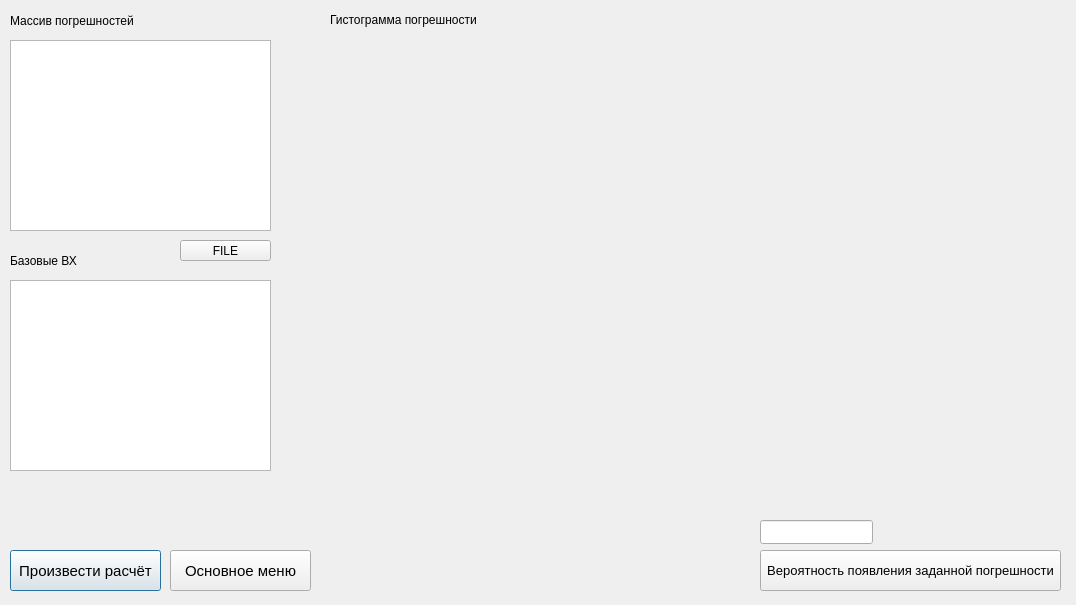
<?xml version="1.0" encoding="UTF-8"?>
<ui version="4.0">
 <class>one_sample</class>
 <widget class="QDialog" name="one_sample">
  <property name="geometry">
   <rect>
    <x>0</x>
    <y>0</y>
    <width>1076</width>
    <height>605</height>
   </rect>
  </property>
  <property name="windowTitle">
   <string>OneSample</string>
  </property>
  <widget class="QPushButton" name="pushButton">
   <property name="geometry">
    <rect>
     <x>10</x>
     <y>550</y>
     <width>151</width>
     <height>41</height>
    </rect>
   </property>
   <property name="font">
    <font>
     <pointsize>11</pointsize>
    </font>
   </property>
   <property name="text">
    <string>Произвести расчёт</string>
   </property>
  </widget>
  <widget class="QPushButton" name="pushButton_2">
   <property name="geometry">
    <rect>
     <x>170</x>
     <y>550</y>
     <width>141</width>
     <height>41</height>
    </rect>
   </property>
   <property name="font">
    <font>
     <pointsize>11</pointsize>
    </font>
   </property>
   <property name="text">
    <string>Основное меню</string>
   </property>
  </widget>
  <widget class="QLabel" name="label">
   <property name="geometry">
    <rect>
     <x>10</x>
     <y>10</y>
     <width>241</width>
     <height>21</height>
    </rect>
   </property>
   <property name="text">
    <string>Массив погрешностей</string>
   </property>
  </widget>
  <widget class="QPlainTextEdit" name="Summary">
   <property name="geometry">
    <rect>
     <x>10</x>
     <y>280</y>
     <width>261</width>
     <height>191</height>
    </rect>
   </property>
  </widget>
  <widget class="QPlainTextEdit" name="Reference_readings">
   <property name="geometry">
    <rect>
     <x>10</x>
     <y>40</y>
     <width>261</width>
     <height>191</height>
    </rect>
   </property>
   <property name="plainText">
    <string/>
   </property>
  </widget>
  <widget class="QLabel" name="label_3">
   <property name="geometry">
    <rect>
     <x>10</x>
     <y>250</y>
     <width>251</width>
     <height>21</height>
    </rect>
   </property>
   <property name="text">
    <string>Базовые ВХ</string>
   </property>
  </widget>
  <widget class="QLabel" name="label_5">
   <property name="geometry">
    <rect>
     <x>330</x>
     <y>10</y>
     <width>201</width>
     <height>20</height>
    </rect>
   </property>
   <property name="text">
    <string>Гистограмма погрешности</string>
   </property>
  </widget>
  <widget class="QCustomPlot" name="plotnos" native="true">
   <property name="geometry">
    <rect>
     <x>330</x>
     <y>40</y>
     <width>731</width>
     <height>411</height>
    </rect>
   </property>
  </widget>
  <widget class="QPushButton" name="pushButton_3">
   <property name="geometry">
    <rect>
     <x>760</x>
     <y>550</y>
     <width>301</width>
     <height>41</height>
    </rect>
   </property>
   <property name="font">
    <font>
     <pointsize>10</pointsize>
    </font>
   </property>
   <property name="text">
    <string>Вероятность появления заданной погрешности</string>
   </property>
  </widget>
  <widget class="QLineEdit" name="to_find">
   <property name="geometry">
    <rect>
     <x>760</x>
     <y>520</y>
     <width>113</width>
     <height>24</height>
    </rect>
   </property>
  </widget>
  <widget class="QPushButton" name="pushButton_4">
   <property name="geometry">
    <rect>
     <x>180</x>
     <y>240</y>
     <width>91</width>
     <height>21</height>
    </rect>
   </property>
   <property name="text">
    <string>FILE</string>
   </property>
  </widget>
 </widget>
 <customwidgets>
  <customwidget>
   <class>QCustomPlot</class>
   <extends>QWidget</extends>
   <header>qcustomplot.h</header>
   <container>1</container>
  </customwidget>
 </customwidgets>
 <resources/>
 <connections/>
</ui>
